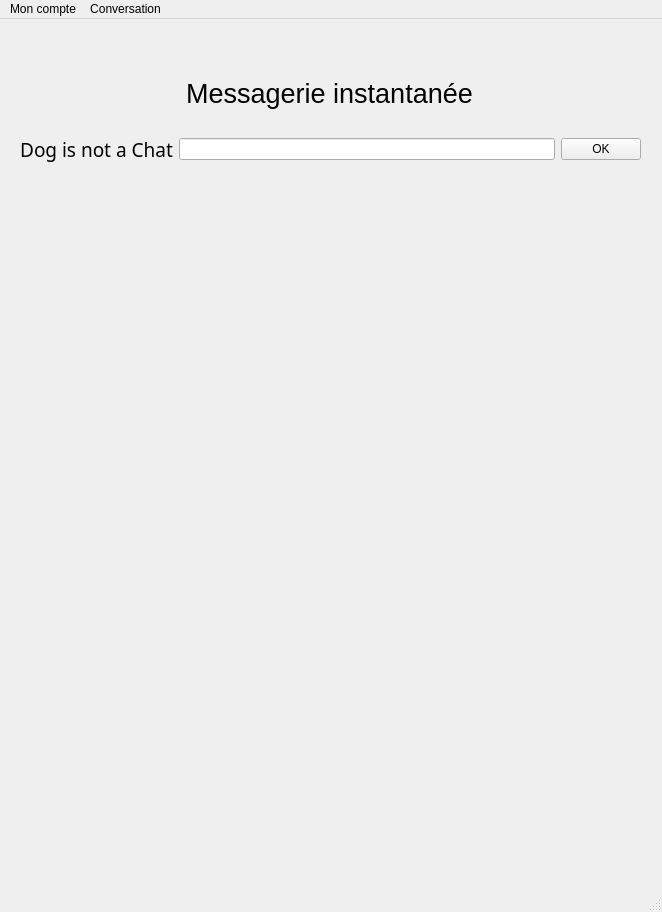
<?xml version="1.0" encoding="UTF-8"?>
<ui version="4.0">
 <class>MainWindow</class>
 <widget class="QMainWindow" name="MainWindow">
  <property name="geometry">
   <rect>
    <x>0</x>
    <y>0</y>
    <width>662</width>
    <height>912</height>
   </rect>
  </property>
  <property name="windowTitle">
   <string>Dog is not a Chat</string>
  </property>
  <property name="windowIcon">
   <iconset>
    <normaloff>../img/icon.png</normaloff>../img/icon.png</iconset>
  </property>
  <widget class="QWidget" name="centralwidget">
   <widget class="QWidget" name="verticalLayoutWidget_2">
    <property name="geometry">
     <rect>
      <x>20</x>
      <y>160</y>
      <width>621</width>
      <height>691</height>
     </rect>
    </property>
    <layout class="QVBoxLayout" name="verticalLayout"/>
   </widget>
   <widget class="QLabel" name="msg_accueil">
    <property name="geometry">
     <rect>
      <x>20</x>
      <y>50</y>
      <width>619</width>
      <height>48</height>
     </rect>
    </property>
    <property name="font">
     <font>
      <family>Tahoma</family>
      <pointsize>20</pointsize>
     </font>
    </property>
    <property name="text">
     <string>Messagerie instantanée</string>
    </property>
    <property name="scaledContents">
     <bool>true</bool>
    </property>
    <property name="alignment">
     <set>Qt::AlignCenter</set>
    </property>
   </widget>
   <widget class="QWidget" name="horizontalLayoutWidget">
    <property name="geometry">
     <rect>
      <x>20</x>
      <y>110</y>
      <width>621</width>
      <height>41</height>
     </rect>
    </property>
    <layout class="QHBoxLayout" name="huge_label">
     <item>
      <widget class="QLabel" name="sub_msg">
       <property name="font">
        <font>
         <family>Agency FB</family>
         <pointsize>14</pointsize>
        </font>
       </property>
       <property name="text">
        <string>Dog is not a Chat</string>
       </property>
       <property name="alignment">
        <set>Qt::AlignCenter</set>
       </property>
      </widget>
     </item>
     <item>
      <widget class="QLineEdit" name="sub_lineEdit"/>
     </item>
     <item>
      <widget class="QPushButton" name="sub_button">
       <property name="enabled">
        <bool>true</bool>
       </property>
       <property name="text">
        <string>OK</string>
       </property>
      </widget>
     </item>
    </layout>
   </widget>
  </widget>
  <widget class="QMenuBar" name="menubar">
   <property name="geometry">
    <rect>
     <x>0</x>
     <y>0</y>
     <width>662</width>
     <height>31</height>
    </rect>
   </property>
   <widget class="QMenu" name="menuMon_compte">
    <property name="title">
     <string>Mon compte</string>
    </property>
    <addaction name="actionChanger_de_pseudo"/>
    <addaction name="actionSe_d_connecter"/>
   </widget>
   <widget class="QMenu" name="menuConversation">
    <property name="title">
     <string>Conversation</string>
    </property>
    <addaction name="actionPasser_en_mode_actif"/>
    <addaction name="actionPasser_en_mode_inactif"/>
    <addaction name="separator"/>
    <addaction name="actionVoir_les_membres_connect_s"/>
    <addaction name="actionLancer_une_conversation_priv_e"/>
   </widget>
   <addaction name="menuMon_compte"/>
   <addaction name="menuConversation"/>
  </widget>
  <widget class="QStatusBar" name="statusbar"/>
  <action name="actionChanger_de_pseudo">
   <property name="enabled">
    <bool>true</bool>
   </property>
   <property name="text">
    <string>Changer de pseudo</string>
   </property>
  </action>
  <action name="actionSe_d_connecter">
   <property name="text">
    <string>Se déconnecter</string>
   </property>
  </action>
  <action name="actionPasser_en_mode_actif">
   <property name="text">
    <string>Passer en mode actif</string>
   </property>
  </action>
  <action name="actionPasser_en_mode_inactif">
   <property name="text">
    <string>Passer en mode inactif</string>
   </property>
  </action>
  <action name="actionVoir_les_membres_connect_s">
   <property name="text">
    <string>Voir les membres connectés</string>
   </property>
  </action>
  <action name="actionLancer_une_conversation_priv_e">
   <property name="text">
    <string>Lancer une conversation privée</string>
   </property>
  </action>
 </widget>
 <resources/>
 <connections/>
</ui>
